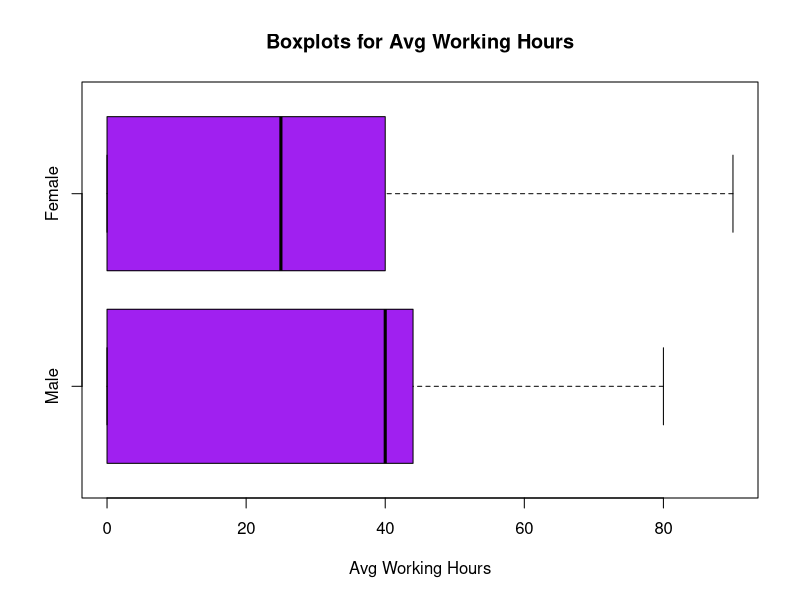
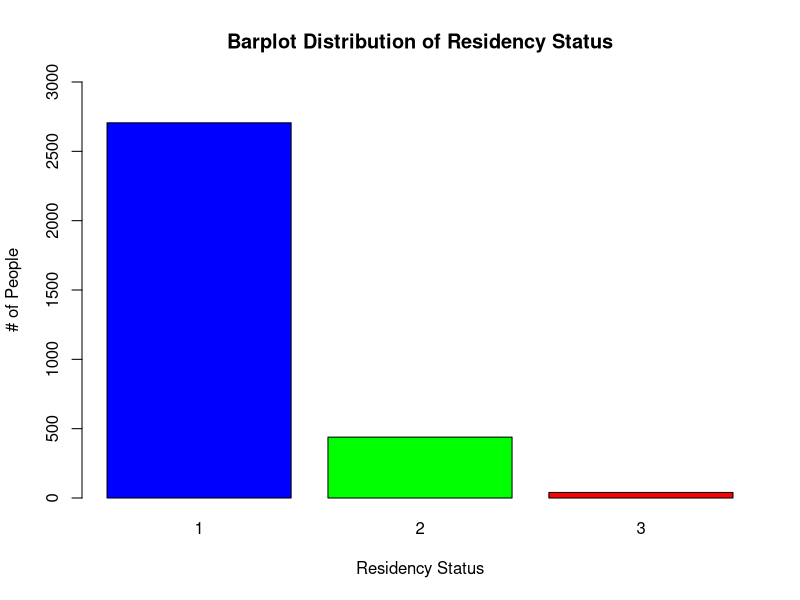

Recreate these plots in R, in order. (Note: this script raises an error after producing the figures.)
# Set working directory
setwd("/Users/amandaquan/Library/CloudStorage/OneDrive-CalPoly/BUS 497/Final Project")

# Import excel file
library(readxl)
ERIMData <- read_excel("ERIMData.xlsx")
View(ERIMData)


# ------------------------------------------------------
# DATA PREPARATION (OMITING DATA) ---
# -----------------------------------------------------
# Remove Missing Values From Dataset
length(which(is.na(ERIMData))) # 4
which(is.na(ERIMData)) # 3676 10663 12081 14658

# summary of ERIMData
summary(ERIMData)

# Remove N/As from the Dataset
ERIMDataOmit = na.omit(ERIMData)

# Note: using ERIMDATA, not Ommission_Data
# Updated to exclude the N/A data

# ------------------------------------------------------------------------------------------------
# SUBSETTING THE DATA 
# Subseting Residence Status & Education Level (Male & Female) 
myData1 = ERIMDataOmit[,c("ResStatus","MEdu")]
myData2 = ERIMDataOmit[,c("ResStatus","FEdu")]

# ------------------------------------------------------------------------------------------------
# Create Custom Binning the Data Based the Education level to make it easier to interpret
# Subsetting Male Education
myData1$Binning = cut(ERIMDataOmit$MEdu, breaks = c(-Inf, 8, 9, 10, 11),
                      labels = c("No College", "College", "Graduate", "Post-Graduate"))

# Count the number of Bins
length(which(myData1$Binning == "No College")) # 2474
length(which(myData1$Binning == "College")) # 414
length(which(myData1$Binning == "Graduate")) # 102
length(which(myData1$Binning == "Post-Graduate")) # 199


# Subseting Female Education
myData2$Binning = cut(ERIMDataOmit$FEdu, breaks = c(-Inf, 8, 9, 10, 11),
                      labels = c("No College", "College", "Graduate", "Post-Graduate"))

length(which(myData2$Binning == "No College")) # 2444
length(which(myData2$Binning == "College")) # 451
length(which(myData2$Binning == "Graduate")) # 141
length(which(myData2$Binning == "Post-Graduate")) # 149



# ----------------------------------------------------------------------------------------------------------------
# MODELING 1 --- Does gender affecting the amount of house income earned based on predictors varaibles such as education level and average hours worked?

model1 <- lm(HHInc ~ MEdu + MWrkHrs, data = ERIMDataOmit)
summary(model1)
options(scipen = 999)

model2 <- lm(HHInc ~ FEdu + FWrkHrs, data = ERIMDataOmit)
summary(model2)

model3 <- lm(HHInc ~ MEdu + MWrkHrs + FEdu + FWrkHrs, data = ERIMDataOmit)
summary(model3)

# MALE education of college degree (9) and works 40 hrs
test = 3.441818 + (0.299144* 9) + (0.036294 * 40) # 7.5858

# FEMALE education of a college degree (9) and works 40 hrs
test2 = 3.163006 + (0.348224*9) + (0.023917*40) # 7.2537

# MALE & FEMALE HOUSEHOLD
test3 = 1.548705 + (0.295379 * 9) + (0.030447 * 40) + (0.237449 * 9) + (0.022081 * 40) # 8.4452



# BOXPLOTS ---
# Create a Boxplot for Male/Female Avg Working Hours

# Male Avg Working Hours
boxplot(ERIMDataOmit$MWrkHrs, ERIMDataOmit$FWrkHrs, 
        main = "Boxplots for Avg Working Hours",
        xlab = "Avg Working Hours",
        names = c("Male", "Female"),
        horizontal = TRUE,
        col = "purple")

summary(ERIMDataOmit$MWrkHrs) # Min. 1st Qu.  Median    Mean 3rd Qu.    Max. 
# 0.00    0.00   40.00   26.34   44.00   80.00

mean(ERIMDataOmit$MWrkHrs) # 26.338 (male)
mean(ERIMDataOmit$FWrkHrs) # 22.10 (female)

summary(ERIMDataOmit$FWrkHrs) # Min. 1st Qu.  Median    Mean 3rd Qu.    Max. 
# 0.00    0.00   25.00   22.1   40.00   90.00 

# Based on observation: On average, males work more than females. 
# Males working on avg of 26.34 hrs compared to females where they work 22.11 hours.


# ----------------------------------------------------------------------------------------------------------------
# MODELING 2 - Determine whether education, work hours, influences residency status
# Determining whether residency status is influenced by education, working hours, etc.

length(which(ERIMDataOmit$ResStatus == 3)) # 40

ERIMDataOmit$homeOwner <- ifelse(ERIMDataOmit$ResStatus == 1, 1, 0)


# bar graph of the residency status
counts = table(ERIMDataOmit$ResStatus)
barplot(counts, main = "Barplot Distribution of Residency Status",
        xlab = "Residency Status",
        ylab = "# of People", 
        ylim = c(0, 3000),
        col= c("blue", "green", "red"))


# We want to classify residency status into binary variables (1 = owned home, 2 = other aka renting, etc.)

# What is the residency status of a male who works 40 hrs and has an education of 11
model4 <- lm(homeOwner~ HHInc + MEdu + MWrkHrs, data = ERIMDataOmit)
summary(model4)

model5 <- lm(homeOwner ~ HHInc + FEdu + FWrkHrs, data = ERIMDataOmit)
summary(model5)

model6 <- lm(homeOwner ~ HHInc + MEdu + MWrkHrs + FEdu + FWrkHrs, data = ERIMDataOmit)
summary(model6)

# predict the residency status of a male who has an education level of 9, and works an avg of 40 hrs per week
status_test4 = 0.6106038 + (0.0247759 * Income) + (0.0189088 * MEdu) + (-0.0004368 * MWrkHrs) 

# predict the residency status of a female who has an education level of 9, and works an avg of 40 hrs per week
status_test5 = 0.6488107 + (0.0384782 * 9) + (-0.0010606 * 100)

# predict the residency status of both male & female who has an education level of 4, and works an avg of 40 hrs per week
status_test6 = 0.6692530 + (0.0244472 * 9) + (0.0006898 * 40) + (0.0075484 * 9) + (-0.0008819 * 40)


# -------------------------------------------------------------------------------------------------------
# MODELING 3 --- We want to determine whether income is determines whether a household is likely to own a


# Subseting Income 
myData3 = ERIMDataOmit[,c("HHInc", "HHNbr", "MWrkHrs", "FWrkHrs", "Cats", "Dogs", "ResStatus", "ResType")]
myData3$Pets = myData3$Cats + myData3$Dogs

myData3$Income = cut(ERIMDataOmit$HHInc, breaks = c(-Inf, 6, 9, 14),
                     labels = c("Low Income", "Middle Income", "High Income"))

myData4 = myData3[myData3$Pets == 1 & myData3$Income == "High Income",]

# we want to know how many cats and dogs are owned by each income level
counts1 = table(myData3$Income)
barplot(counts1, main = "Pet Ownership",
        xlab = "Income Levels", 
        ylab = "# of Pets Owned",
        ylim = c(0, 2000),
        col= c("purple", "orange", "pink"))


# KEEP FOR NOW --
# length(which(myData3$Income == "High Income" & myData3$Pets <= 2)) # 406
# length(which(myData3$Income == "High Income" & myData3$Pets <= 1)) # 344
# length(which(myData3$Income == "High Income" & myData3$Pets == 0)) # 161
# length(which(myData3$Income == "Low Income" & myData3$Pets >= 4)) # 55


cat_model = lm(Cats ~ HHInc + ResStatus + ResType, data = ERIMDataOmit)
summary(cat_model)
# standard error = 0.7953, adjusted r^2 = 0.003115

dog_model = lm(Dogs ~ HHInc + ResStatus + ResType, data = ERIMDataOmit)
summary(dog_model)
# standard error = 0.7326, Adjusted R-squared:  0.02434

pet = lm(Pets ~ HHInc + ResStatus + ResType, data = myData4)
summary(pet)
